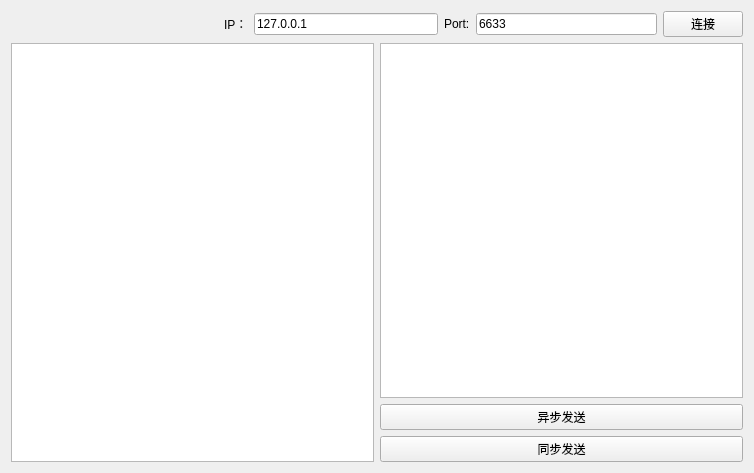
<?xml version="1.0" encoding="UTF-8"?>
<ui version="4.0">
 <class>NetworkClientWidget</class>
 <widget class="QWidget" name="NetworkClientWidget">
  <property name="geometry">
   <rect>
    <x>0</x>
    <y>0</y>
    <width>754</width>
    <height>473</height>
   </rect>
  </property>
  <property name="windowTitle">
   <string>Form</string>
  </property>
  <layout class="QVBoxLayout" name="verticalLayout_2">
   <item>
    <layout class="QHBoxLayout" name="horizontalLayout_3">
     <item>
      <spacer name="horizontalSpacer">
       <property name="orientation">
        <enum>Qt::Horizontal</enum>
       </property>
       <property name="sizeHint" stdset="0">
        <size>
         <width>40</width>
         <height>20</height>
        </size>
       </property>
      </spacer>
     </item>
     <item>
      <layout class="QHBoxLayout" name="horizontalLayout">
       <item>
        <widget class="QLabel" name="label">
         <property name="text">
          <string>IP：</string>
         </property>
        </widget>
       </item>
       <item>
        <widget class="QLineEdit" name="lineEditIP">
         <property name="text">
          <string>127.0.0.1</string>
         </property>
        </widget>
       </item>
      </layout>
     </item>
     <item>
      <layout class="QHBoxLayout" name="horizontalLayout_2">
       <item>
        <widget class="QLabel" name="label_2">
         <property name="text">
          <string>Port:</string>
         </property>
        </widget>
       </item>
       <item>
        <widget class="QLineEdit" name="lineEditPort">
         <property name="text">
          <string>6633</string>
         </property>
        </widget>
       </item>
      </layout>
     </item>
     <item>
      <widget class="QPushButton" name="pushButton">
       <property name="text">
        <string>连接</string>
       </property>
      </widget>
     </item>
    </layout>
   </item>
   <item>
    <layout class="QHBoxLayout" name="horizontalLayout_4">
     <item>
      <widget class="QTextBrowser" name="textBrowser"/>
     </item>
     <item>
      <layout class="QVBoxLayout" name="verticalLayout">
       <item>
        <widget class="QTextEdit" name="textEdit"/>
       </item>
       <item>
        <widget class="QPushButton" name="pushButtonYncSend">
         <property name="text">
          <string>异步发送</string>
         </property>
        </widget>
       </item>
       <item>
        <widget class="QPushButton" name="pushButtonSend">
         <property name="text">
          <string>同步发送</string>
         </property>
        </widget>
       </item>
      </layout>
     </item>
    </layout>
   </item>
  </layout>
 </widget>
 <resources/>
 <connections/>
</ui>
